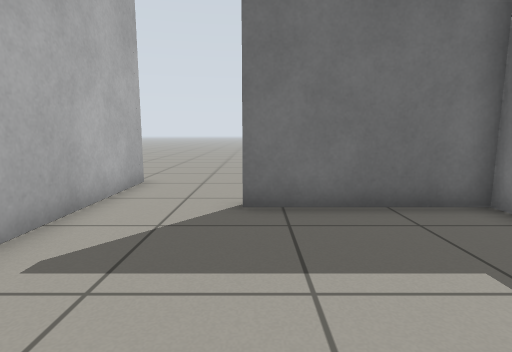
View 1 (above)

12 first-person views from a walk through a Gazebo world. The camera is 0.7 m above the floor, tilts 8° down and sees 80° across. The floor is counted in squares, 0.5 m on a side. Each view is taken from the middle of a square. On the plan, view 1 faces up. The plan holds only what a view shows up to about 14 squares ahead; the rest is blank.

View 2
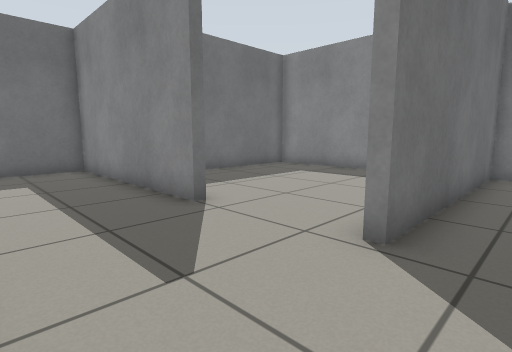

View 3
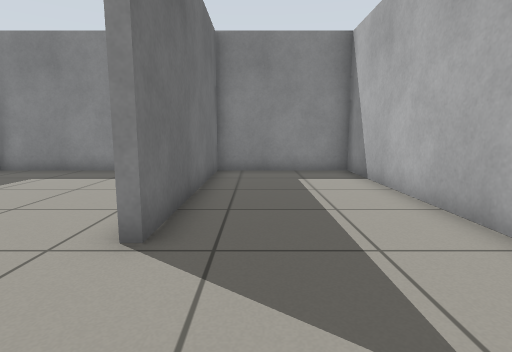

View 4
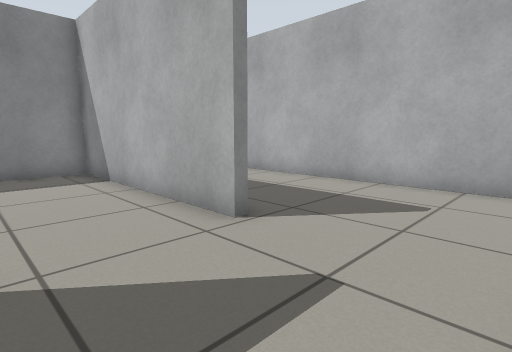

View 5
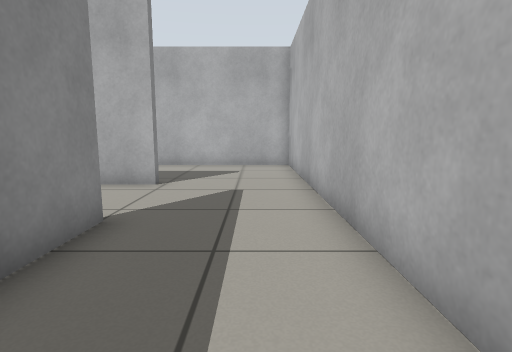

View 6
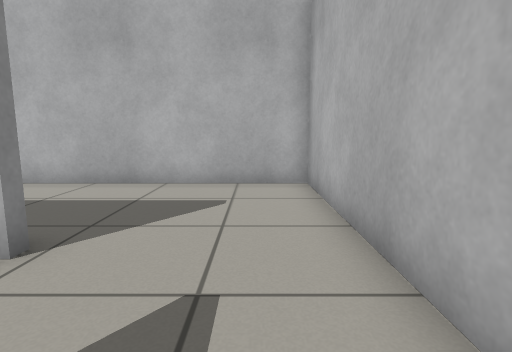

View 7
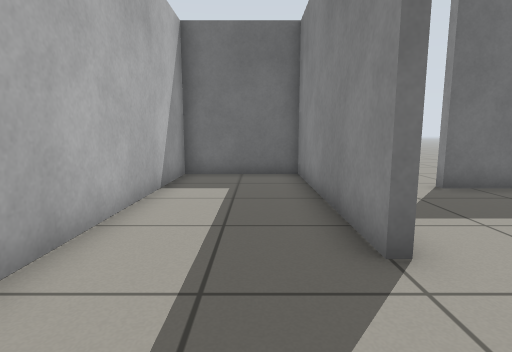

View 8
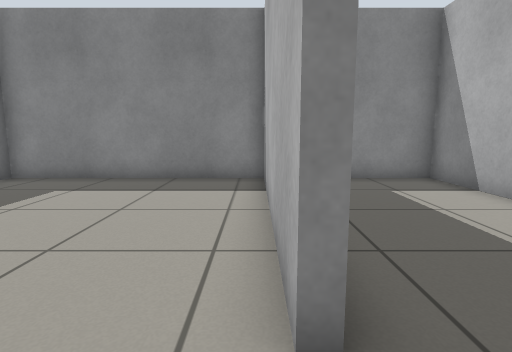

View 9
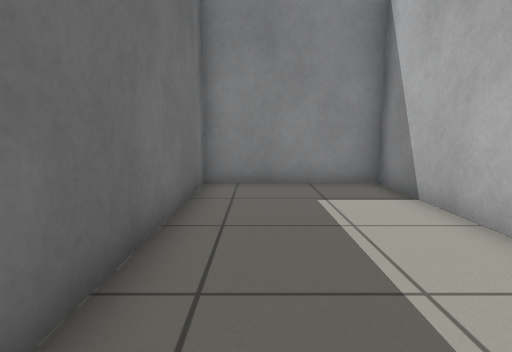

View 10
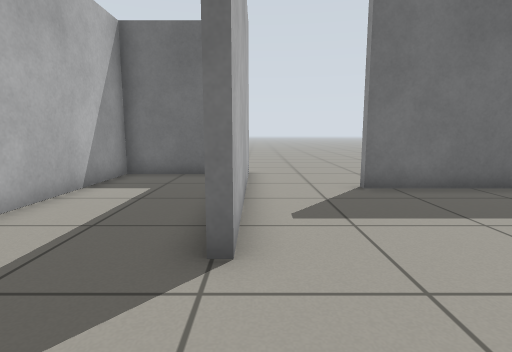

View 11
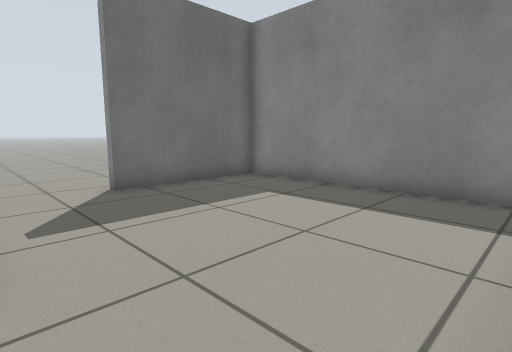

View 12
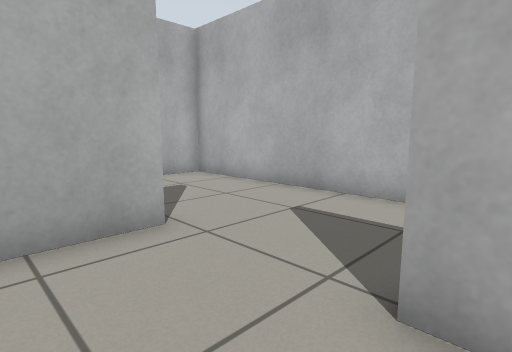

### Floor plan
Points are (right, up) in squares from view 1. A wall is a line through its corners. A room is listed if a view was taken in it or the views show most of it. See-through windows are left out.
Room 1 (views 1, 2, 3, 4, 5, 6, 7, 8, 9, 10, 11, 12)
walls: (-3.2, 5.6) (-3.2, 1.2) (-3.5, 1.2) (-3.5, 8.4) (-7.5, 8.4) (-7.5, -7.5) (4.5, -7.5) (4.5, -2.6) (-3.3, -2.6) (-3.3, -2.3) (4.5, -2.3) (4.5, 5.6) (-0.3, 5.6)
ways out: opening at (-1.5, 6)

Positions as (right, up) in squares from view 1, and headings:
1: (0, 0), facing up
2: (-7, -4), facing up-right
3: (-7, -4), facing right
4: (-7, 1), facing down-right
5: (-6, 6), facing down
6: (-6, 1), facing down
7: (-5, -2), facing up
8: (-5, -2), facing right
9: (-4, -4), facing right
10: (-3, -2), facing up
11: (-3, -2), facing up-right
12: (-1, 2), facing down-left
